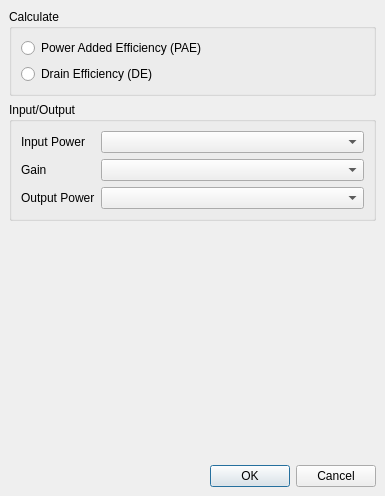
<?xml version="1.0" encoding="UTF-8"?>
<ui version="4.0">
 <class>MainWindow</class>
 <widget class="QMainWindow" name="MainWindow">
  <property name="geometry">
   <rect>
    <x>0</x>
    <y>0</y>
    <width>385</width>
    <height>496</height>
   </rect>
  </property>
  <property name="windowTitle">
   <string>MainWindow</string>
  </property>
  <widget class="QWidget" name="centralwidget">
   <layout class="QVBoxLayout" name="verticalLayout" stretch="0,0,0,0,0">
    <item>
     <widget class="QGroupBox" name="groupBox">
      <property name="title">
       <string>Calculate</string>
      </property>
      <layout class="QGridLayout" name="gridLayout_3">
       <item row="0" column="0">
        <widget class="QRadioButton" name="paeRadio">
         <property name="text">
          <string>Power Added Efficiency (PAE)</string>
         </property>
        </widget>
       </item>
       <item row="1" column="0">
        <widget class="QRadioButton" name="deRadio">
         <property name="text">
          <string>Drain Efficiency (DE)</string>
         </property>
        </widget>
       </item>
      </layout>
     </widget>
    </item>
    <item>
     <widget class="QGroupBox" name="groupBox_2">
      <property name="title">
       <string>Input/Output</string>
      </property>
      <layout class="QGridLayout" name="gridLayout_4" columnstretch="0,1">
       <item row="0" column="0">
        <widget class="QLabel" name="label">
         <property name="text">
          <string>Input Power</string>
         </property>
        </widget>
       </item>
       <item row="0" column="1">
        <widget class="QComboBox" name="inputPowerTrace"/>
       </item>
       <item row="1" column="0">
        <widget class="QLabel" name="label_2">
         <property name="text">
          <string>Gain</string>
         </property>
        </widget>
       </item>
       <item row="1" column="1">
        <widget class="QComboBox" name="gainTrace"/>
       </item>
       <item row="2" column="0">
        <widget class="QLabel" name="label_3">
         <property name="text">
          <string>Output Power</string>
         </property>
        </widget>
       </item>
       <item row="2" column="1">
        <widget class="QComboBox" name="outputPowerTrace"/>
       </item>
      </layout>
     </widget>
    </item>
    <item>
     <widget class="QWidget" name="dmmList" native="true"/>
    </item>
    <item>
     <spacer name="verticalSpacer">
      <property name="orientation">
       <enum>Qt::Vertical</enum>
      </property>
      <property name="sizeHint" stdset="0">
       <size>
        <width>20</width>
        <height>40</height>
       </size>
      </property>
     </spacer>
    </item>
    <item>
     <widget class="QDialogButtonBox" name="buttonBox">
      <property name="standardButtons">
       <set>QDialogButtonBox::Cancel|QDialogButtonBox::Ok</set>
      </property>
     </widget>
    </item>
   </layout>
  </widget>
 </widget>
 <resources/>
 <connections/>
</ui>
